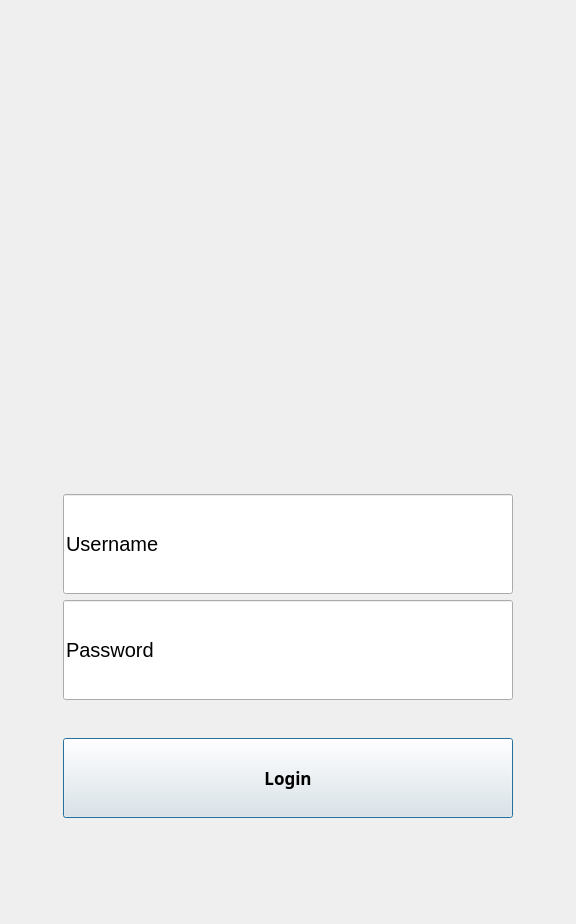
<?xml version="1.0" encoding="UTF-8"?>
<ui version="4.0">
 <class>LoginDialog</class>
 <widget class="QDialog" name="LoginDialog">
  <property name="geometry">
   <rect>
    <x>0</x>
    <y>0</y>
    <width>576</width>
    <height>924</height>
   </rect>
  </property>
  <property name="windowTitle">
   <string>Login</string>
  </property>
  <property name="windowIcon">
   <iconset resource="resources/res.qrc">
    <normaloff>:/login.png</normaloff>:/login.png</iconset>
  </property>
  <property name="autoFillBackground">
   <bool>true</bool>
  </property>
  <layout class="QHBoxLayout" name="horizontalLayout_2">
   <item>
    <layout class="QVBoxLayout" name="verticalLayout" stretch="600,300,100,120">
     <item>
      <layout class="QVBoxLayout" name="verticalLayout_2">
       <item>
        <widget class="QLabel" name="label">
         <property name="text">
          <string/>
         </property>
         <property name="pixmap">
          <pixmap resource="resources/res.qrc">:/huajibig.png</pixmap>
         </property>
         <property name="alignment">
          <set>Qt::AlignCenter</set>
         </property>
         <property name="wordWrap">
          <bool>false</bool>
         </property>
        </widget>
       </item>
      </layout>
     </item>
     <item>
      <layout class="QVBoxLayout" name="verticalLayout_3">
       <item>
        <layout class="QVBoxLayout" name="verticalLayout_5">
         <item>
          <widget class="QLineEdit" name="UserNameLineEdit">
           <property name="sizePolicy">
            <sizepolicy hsizetype="Minimum" vsizetype="Maximum">
             <horstretch>0</horstretch>
             <verstretch>0</verstretch>
            </sizepolicy>
           </property>
           <property name="minimumSize">
            <size>
             <width>450</width>
             <height>100</height>
            </size>
           </property>
           <property name="font">
            <font>
             <pointsize>15</pointsize>
            </font>
           </property>
           <property name="text">
            <string>Username</string>
           </property>
          </widget>
         </item>
        </layout>
       </item>
       <item>
        <layout class="QVBoxLayout" name="verticalLayout_4">
         <item>
          <widget class="QLineEdit" name="PwdLineEdit">
           <property name="sizePolicy">
            <sizepolicy hsizetype="Minimum" vsizetype="Maximum">
             <horstretch>0</horstretch>
             <verstretch>0</verstretch>
            </sizepolicy>
           </property>
           <property name="minimumSize">
            <size>
             <width>400</width>
             <height>100</height>
            </size>
           </property>
           <property name="font">
            <font>
             <pointsize>15</pointsize>
            </font>
           </property>
           <property name="text">
            <string>Password</string>
           </property>
           <property name="cursorMoveStyle">
            <enum>Qt::VisualMoveStyle</enum>
           </property>
          </widget>
         </item>
         <item>
          <spacer name="verticalSpacer">
           <property name="orientation">
            <enum>Qt::Vertical</enum>
           </property>
           <property name="sizeHint" stdset="0">
            <size>
             <width>20</width>
             <height>40</height>
            </size>
           </property>
          </spacer>
         </item>
        </layout>
       </item>
      </layout>
     </item>
     <item>
      <layout class="QHBoxLayout" name="horizontalLayout">
       <item>
        <widget class="QPushButton" name="LoginPushButton">
         <property name="sizePolicy">
          <sizepolicy hsizetype="Minimum" vsizetype="Minimum">
           <horstretch>0</horstretch>
           <verstretch>0</verstretch>
          </sizepolicy>
         </property>
         <property name="minimumSize">
          <size>
           <width>0</width>
           <height>70</height>
          </size>
         </property>
         <property name="font">
          <font>
           <family>微软雅黑</family>
           <pointsize>13</pointsize>
           <weight>75</weight>
           <bold>true</bold>
          </font>
         </property>
         <property name="text">
          <string>Login</string>
         </property>
        </widget>
       </item>
      </layout>
     </item>
     <item>
      <layout class="QHBoxLayout" name="horizontalLayout_3"/>
     </item>
    </layout>
   </item>
  </layout>
 </widget>
 <resources>
  <include location="resources/res.qrc"/>
 </resources>
 <connections/>
</ui>
